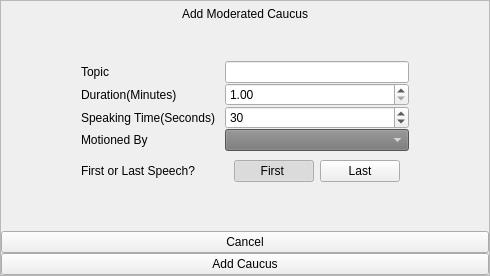
     <widget class="QWidget" name="add_mod_caucus_page">
      <layout class="QVBoxLayout" name="verticalLayout_5">
       <property name="spacing">
        <number>0</number>
       </property>
       <property name="leftMargin">
        <number>0</number>
       </property>
       <property name="topMargin">
        <number>0</number>
       </property>
       <property name="rightMargin">
        <number>0</number>
       </property>
       <property name="bottomMargin">
        <number>0</number>
       </property>
       <item>
        <widget class="QFrame" name="add_mod_page_frame">
         <property name="frameShape">
          <enum>QFrame::StyledPanel</enum>
         </property>
         <property name="frameShadow">
          <enum>QFrame::Raised</enum>
         </property>
         <layout class="QVBoxLayout" name="verticalLayout_6">
          <property name="spacing">
           <number>0</number>
          </property>
          <property name="leftMargin">
           <number>0</number>
          </property>
          <property name="topMargin">
           <number>6</number>
          </property>
          <property name="rightMargin">
           <number>0</number>
          </property>
          <property name="bottomMargin">
           <number>0</number>
          </property>
          <item>
           <widget class="QLabel" name="add_mod_caucus_title">
            <property name="sizePolicy">
             <sizepolicy hsizetype="Preferred" vsizetype="Fixed">
              <horstretch>0</horstretch>
              <verstretch>0</verstretch>
             </sizepolicy>
            </property>
            <property name="text">
             <string>Add Moderated Caucus</string>
            </property>
            <property name="alignment">
             <set>Qt::AlignCenter</set>
            </property>
           </widget>
          </item>
          <item>
           <spacer name="verticalSpacer_6">
            <property name="orientation">
             <enum>Qt::Vertical</enum>
            </property>
            <property name="sizeType">
             <enum>QSizePolicy::MinimumExpanding</enum>
            </property>
            <property name="sizeHint" stdset="0">
             <size>
              <width>20</width>
              <height>40</height>
             </size>
            </property>
           </spacer>
          </item>
          <item>
           <widget class="QFrame" name="frame_2">
            <property name="frameShape">
             <enum>QFrame::NoFrame</enum>
            </property>
            <property name="frameShadow">
             <enum>QFrame::Raised</enum>
            </property>
            <layout class="QGridLayout" name="gridLayout_5">
             <property name="leftMargin">
              <number>80</number>
             </property>
             <property name="topMargin">
              <number>0</number>
             </property>
             <property name="rightMargin">
              <number>80</number>
             </property>
             <property name="bottomMargin">
              <number>0</number>
             </property>
             <property name="horizontalSpacing">
              <number>10</number>
             </property>
             <property name="verticalSpacing">
              <number>0</number>
             </property>
             <item row="4" column="0">
              <widget class="QLabel" name="add_speaking_time_label">
               <property name="text">
                <string>Speaking Time(Seconds)</string>
               </property>
              </widget>
             </item>
             <item row="1" column="1">
              <widget class="QDoubleSpinBox" name="duration_spin_box">
               <property name="minimum">
                <double>1.000000000000000</double>
               </property>
              </widget>
             </item>
             <item row="0" column="0">
              <widget class="QLabel" name="add_topic_label">
               <property name="text">
                <string>Topic</string>
               </property>
               <property name="alignment">
                <set>Qt::AlignLeading|Qt::AlignLeft|Qt::AlignVCenter</set>
               </property>
              </widget>
             </item>
             <item row="4" column="1">
              <widget class="QSpinBox" name="speaking_time_spin_box">
               <property name="minimum">
                <number>1</number>
               </property>
               <property name="maximum">
                <number>999</number>
               </property>
               <property name="value">
                <number>30</number>
               </property>
              </widget>
             </item>
             <item row="1" column="0">
              <widget class="QLabel" name="add_duration_label">
               <property name="text">
                <string>Duration(Minutes)</string>
               </property>
              </widget>
             </item>
             <item row="0" column="1">
              <widget class="QLineEdit" name="add_mod_topic_field">
               <property name="text">
                <string/>
               </property>
              </widget>
             </item>
             <item row="6" column="0">
              <widget class="QLabel" name="motioned_by_label">
               <property name="text">
                <string>Motioned By</string>
               </property>
               <property name="alignment">
                <set>Qt::AlignLeading|Qt::AlignLeft|Qt::AlignVCenter</set>
               </property>
              </widget>
             </item>
             <item row="6" column="1">
              <widget class="QComboBox" name="motioned_by_combo_box">
               <property name="styleSheet">
                <string notr="true">background-color: #767676;color:white</string>
               </property>
               <property name="insertPolicy">
                <enum>QComboBox::InsertAtBottom</enum>
               </property>
              </widget>
             </item>
             <item row="7" column="0">
              <widget class="QLabel" name="first_or_last_label">
               <property name="text">
                <string>First or Last Speech?</string>
               </property>
              </widget>
             </item>
             <item row="7" column="1">
              <widget class="QFrame" name="frame_3">
               <property name="frameShape">
                <enum>QFrame::NoFrame</enum>
               </property>
               <property name="frameShadow">
                <enum>QFrame::Raised</enum>
               </property>
               <layout class="QHBoxLayout" name="horizontalLayout_2">
                <item>
                 <widget class="QPushButton" name="first_speech_button">
                  <property name="text">
                   <string>First </string>
                  </property>
                  <property name="checkable">
                   <bool>true</bool>
                  </property>
                  <property name="checked">
                   <bool>true</bool>
                  </property>
                  <property name="autoExclusive">
                   <bool>true</bool>
                  </property>
                 </widget>
                </item>
                <item>
                 <widget class="QPushButton" name="last_speech_button">
                  <property name="text">
                   <string>Last</string>
                  </property>
                  <property name="checkable">
                   <bool>true</bool>
                  </property>
                  <property name="autoExclusive">
                   <bool>true</bool>
                  </property>
                  <property name="flat">
                   <bool>false</bool>
                  </property>
                 </widget>
                </item>
               </layout>
              </widget>
             </item>
            </layout>
           </widget>
          </item>
          <item>
           <spacer name="verticalSpacer_5">
            <property name="orientation">
             <enum>Qt::Vertical</enum>
            </property>
            <property name="sizeHint" stdset="0">
             <size>
              <width>20</width>
              <height>40</height>
             </size>
            </property>
           </spacer>
          </item>
          <item>
           <widget class="QPushButton" name="cancel_button_mod">
            <property name="sizePolicy">
             <sizepolicy hsizetype="Minimum" vsizetype="MinimumExpanding">
              <horstretch>0</horstretch>
              <verstretch>0</verstretch>
             </sizepolicy>
            </property>
            <property name="maximumSize">
             <size>
              <width>16777215</width>
              <height>100</height>
             </size>
            </property>
            <property name="text">
             <string>Cancel</string>
            </property>
           </widget>
          </item>
          <item>
           <widget class="QPushButton" name="confirm_add_button_mod">
            <property name="sizePolicy">
             <sizepolicy hsizetype="Minimum" vsizetype="MinimumExpanding">
              <horstretch>0</horstretch>
              <verstretch>0</verstretch>
             </sizepolicy>
            </property>
            <property name="maximumSize">
             <size>
              <width>16777215</width>
              <height>100</height>
             </size>
            </property>
            <property name="text">
             <string>Add Caucus</string>
            </property>
           </widget>
          </item>
         </layout>
        </widget>
       </item>
      </layout>
     </widget>
